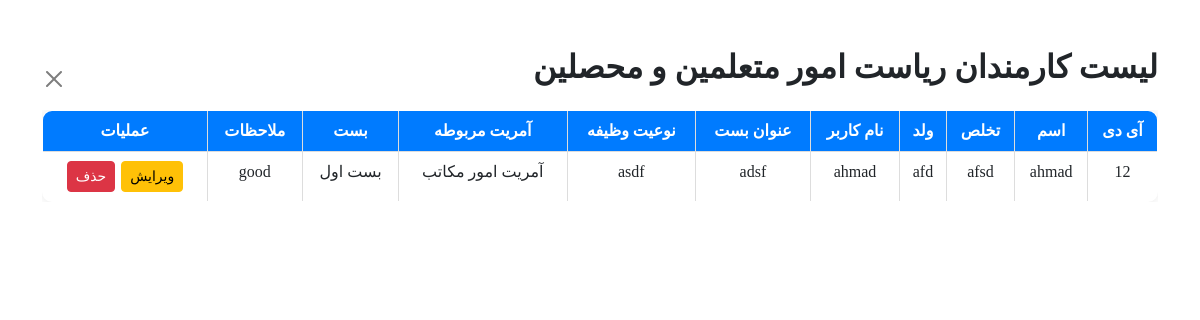
/dashboardpages/ShowEmployee.php, run on the app's committed database.
### tables this page shows
CREATE TABLE `employee_register` (
  `ID` int(11) NOT NULL,
  `Name` varchar(100) NOT NULL,
  `LastName` varchar(100) NOT NULL,
  `FatherName` varchar(100) NOT NULL,
  `username` varchar(89) NOT NULL,
  `Password` varchar(100) NOT NULL,
  `PostType` varchar(100) NOT NULL,
  `JobType` varchar(100) NOT NULL,
  `PostNo` varchar(100) NOT NULL,
  `ReleventDep` varchar(100) NOT NULL,
  `Observation` varchar(255) NOT NULL
);

### dashboardpages/ShowEmployee.php (the view, shortened to what this page needs)
<?php
include 'PHP/ConnectionToDatabase.php';
$sql = "SELECT ID, Name, LastName, FatherName, Username, PostType, JobType, ReleventDep, PostNo, Observation FROM employee_register";
$result = $conn->query($sql);
?>
<!DOCTYPE html>
<html lang="fa">
<head>
    <link rel="stylesheet" href="https://cdn.jsdelivr.net/npm/bootstrap@5.3.0-alpha1/dist/css/bootstrap.min.css">
    <link rel="stylesheet" href="https://cdn.jsdelivr.net/npm/sweetalert2@11/dist/sweetalert2.min.css">
</head>
<body dir="rtl">
<div class="container mt-5">
    <div class="d-flex justify-content-between align-items-center">
        <h2 class="mb-4"><b>لیست کارمندان ریاست امور متعلمین و محصلین</b></h2>
        <button type="button" class="btn-close" aria-label="Close" onclick="closeForm()" style="transform: rotate(180deg);"></button>
    </div>
    <div class="table-responsive">
        <table class="table table-bordered table-hover table-custom">
            <thead>
                <tr>
                    <th>آی دی</th>
                    <th>اسم</th>
                    <th>تخلص</th>
                    <th>ولد</th>
                    <th>نام کاربر</th>
                    <th>عنوان بست</th>
                    <th>نوعیت وظیفه</th>
                    <th>آمریت مربوطه</th>
                    <th>بست</th>
                    <th>ملاحظات</th>
                    <th>عملیات</th>
                </tr>
            </thead>
            <tbody>
                <?php
                if ($result && $result->num_rows > 0) {
                    while ($row = $result->fetch_assoc()) {
                        echo "<tr>
                            <td>" . htmlspecialchars($row['ID']) . "</td>
                            <td>" . htmlspecialchars($row['Name']) . "</td>
                            <td>" . htmlspecialchars($row['LastName']) . "</td>
                            <td>" . htmlspecialchars($row['FatherName']) . "</td>
                            <td>" . htmlspecialchars($row['Username']) . "</td>
                            <td>" . htmlspecialchars($row['PostType']) . "</td>
                            <td>" . htmlspecialchars($row['JobType']) . "</td>
                            <td>" . htmlspecialchars($row['ReleventDep']) . "</td>
                            <td>" . htmlspecialchars($row['PostNo']) . "</td>
                            <td>" . htmlspecialchars($row['Observation']) . "</td>
                            <td>
                                <a href='PHP/employee_form_update.php?ID=" . htmlspecialchars($row['ID']) . "' class='btn btn-warning btn-sm'>ویرایش</a>
                                <button class='btn btn-danger btn-sm' onclick=\"confirmDelete('" . htmlspecialchars($row['ID']) . "')\">حذف</button>
                            </td>
                        </tr>";
                    }
                } else {
                    echo "<tr><td colspan='11'>هیچ اطلاعاتی موجود نیست</td></tr>";
                }
                ?>
            </tbody>
        </table>
    </div>
</div>
</body>
</html>

### dashboardpages/ShowEmployee.php (style rules this page uses)
* { font-family: 'B Nazanin'; }
.table-custom { border: 1px solid #ddd; box-shadow: 0 0 10px rgba(0, 0, 0, 0.1); border-radius: 10px; overflow: hidden; margin: 0; }
.table-custom th { background-color: #007bff; color: white; text-align: center; }
.table-custom td { text-align: center; }
.table-custom .btn { margin: 1px; }
.table-responsive { margin: 0; }

### data on the page
employee_register: ID "12", Name "ahmad", LastName "afsd", FatherName "afd", username "ahmad", PostType "adsf", JobType "asdf", ReleventDep "آمریت امور مکاتب", PostNo "بست اول", Observation "good"
